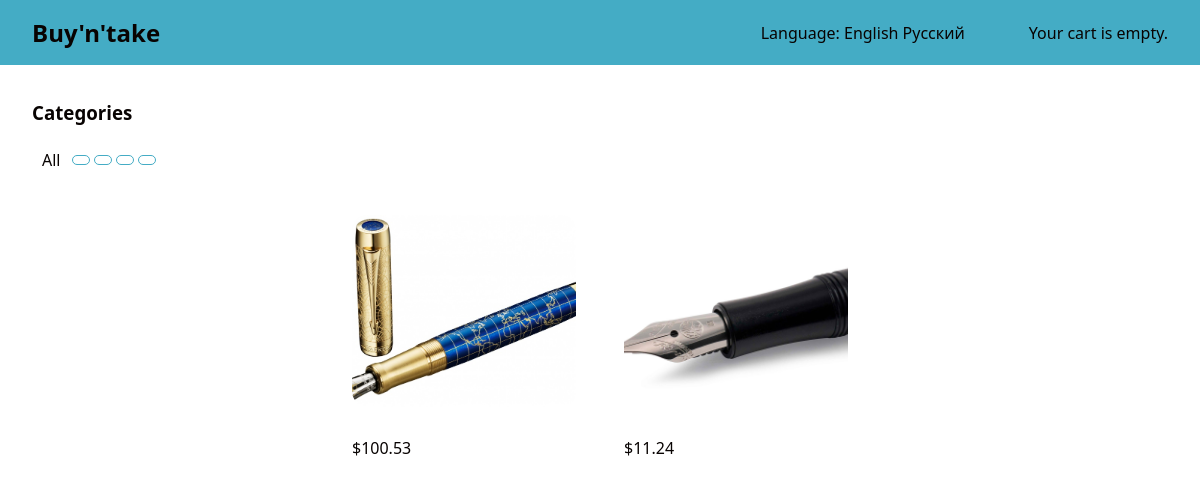
/en/4, run on the app's committed database.
### shop/models.py (models this page shows, shortened)
class Category(TranslatableModel):
    translations = TranslatedFields(
        name=models.CharField(max_length=200, db_index=True),
        slug=models.SlugField(max_length=200, db_index=True, unique=True)
    )
    class Meta:
        verbose_name = 'Категория'
        verbose_name_plural = 'Категории'
    def get_absolute_url(self):
        return reverse('shop:product_list', kwargs={"pk": self.pk})

class Product(TranslatableModel):
    category = models.ForeignKey(Category, models.CASCADE, related_name='products')
    image = models.ImageField(upload_to='products/%Y/%m/%d', blank=True)
    price = models.DecimalField(max_digits=10, decimal_places=2)
    stock = models.PositiveIntegerField()
    available = models.BooleanField(default=True)
    created = models.DateTimeField(auto_now_add=True)
    updated = models.DateTimeField(auto_now=True)
    translations = TranslatedFields(
        name=models.CharField(max_length=200, db_index=True),
        slug=models.SlugField(max_length=200, db_index=True),
        description=models.TextField(blank=True)
    )
    class Meta:
        ordering = ('-created',)
    def get_absolute_url(self):
        return reverse('shop:product', kwargs={"pk": self.pk})

### shop/views.py (the view)
# urls.py: path('', views.catalog, name='product_list'),
def catalog(request, pk = None):
    if pk is None:
        category = None
        products = Product.objects.all()
    else:
        category = get_object_or_404(Category, pk = pk)
        products = Product.objects.filter(category = category)
    return render(request, 'shop/product/list.html',
    {
        'category': category,
        'categories': Category.objects.all(),
        'products': products,
    })

### cart/cart.py (called while the page is built)
    def __len__(self):
        return sum(item['quantity'] for item in self.cart.values())

### cart/context_processors.py (called while the page is built)
def cart(request):
    return {'cart': Cart(request)}

### shop/templates/shop/product/list.html (shortened to what this page needs)
{% extends "shop/base.html" %}
{% load i18n %}
{% load static %}
{% block content %}
<div id="sidebar">
    <h3>{% trans "Categories" %}</h3>
    <ul class="categories">
        <li {% if not category %} class="selected" {% endif %}>
            <a href="{% url "shop:product_list" %}">{% trans "All" %}</a>
        </li>
        {% for c in categories %}
            <li {% if category.slug == c.slug %} class="selected" {% endif %}>
            </li>
        {% endfor %}
    </ul>
</div>
<div id="main" class="product-list">
    {% for product in products %}
        <div class="item">
            <a href="{{ product.get_absolute_url }}">
                <div class="item-image" style="background-image: url({% if product.image %}{{ product.image.url }}{% else %}{% static "img/no_image.png" %}{% endif %})">
                </div>
            </a>
            <a href="{{ product.get_absolute_url }}">{{ product.name }}</a><br>
            ${{ product.price }}
        </div>
    {% endfor %}
</div>
{% endblock %}

### shop/static/css/base.css (style rules this page uses)
body { font-family: system-ui; margin: 0; color: var(--c-text); --c-bg: #FFFFFF; --c-text: #080302; --c-primary: #44ACC5; --c-secondary: #44ACC5; }
a { text-decoration: none; color: var(--c-text); }
.categories { list-style-type: none; display: flex; flex-direction: row; align-items: center; margin: 0; padding: 0; }
.categories > li { padding: 0.25rem 0.5rem; border-radius: 0.5rem; margin: 0.125rem; }
.categories > .selected { border: solid 1px var(--c-primary); }
.product-list { display: grid; grid-template-columns: repeat(auto-fit, 16rem); grid-gap: 1rem; grid-auto-flow: dense; justify-content: center; }
.item { padding: 1rem; border-radius: 1.5rem; transition: all 0.2s; }
.item .item-image { height: 12rem; margin-bottom: 0.5rem; background-position: center; background-size: cover; border-radius: 1rem; }

### data on the page
Product: image (picture), price "100.53"
Product: image (picture), price "11.24"

### other printed values
{{ language.name_local }} "English" "Русский"
